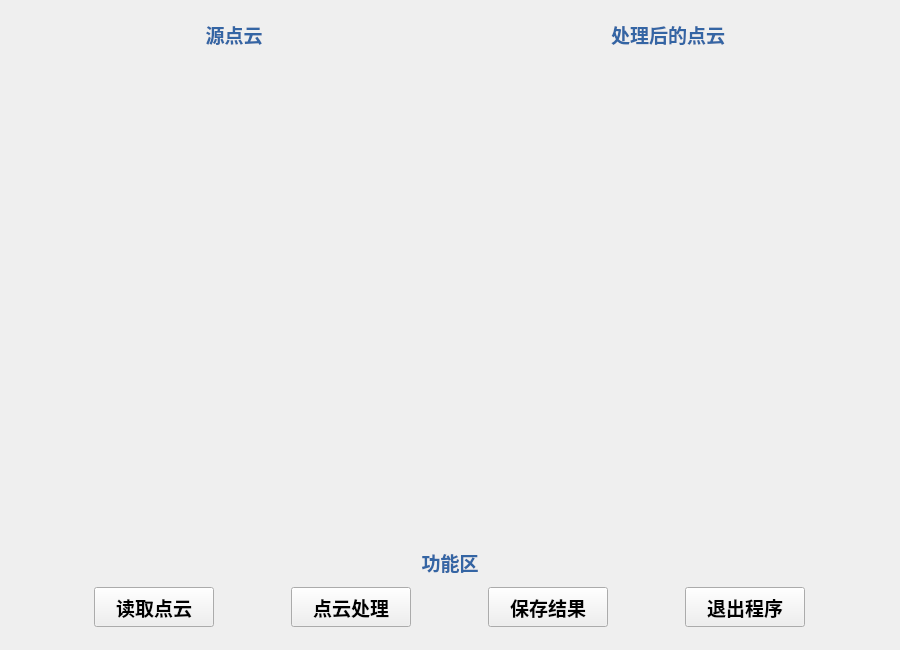
<?xml version="1.0" encoding="UTF-8"?>
<ui version="4.0">
 <class>mainWidget</class>
 <widget class="QWidget" name="mainWidget">
  <property name="geometry">
   <rect>
    <x>0</x>
    <y>0</y>
    <width>900</width>
    <height>650</height>
   </rect>
  </property>
  <property name="minimumSize">
   <size>
    <width>900</width>
    <height>650</height>
   </size>
  </property>
  <property name="windowTitle">
   <string>点云处理系统V1.0</string>
  </property>
  <layout class="QGridLayout" name="gridLayout_3">
   <item row="0" column="0">
    <widget class="QWidget" name="labelWidget" native="true">
     <property name="sizePolicy">
      <sizepolicy hsizetype="Preferred" vsizetype="Fixed">
       <horstretch>0</horstretch>
       <verstretch>0</verstretch>
      </sizepolicy>
     </property>
     <property name="minimumSize">
      <size>
       <width>880</width>
       <height>45</height>
      </size>
     </property>
     <layout class="QHBoxLayout" name="horizontalLayout_3">
      <item>
       <widget class="QLabel" name="srcCloudLabel">
        <property name="font">
         <font>
          <family>微软雅黑</family>
          <pointsize>14</pointsize>
         </font>
        </property>
        <property name="text">
         <string>&lt;html&gt;&lt;head/&gt;&lt;body&gt;&lt;p align=&quot;center&quot;&gt;&lt;span style=&quot; font-weight:600; color:#3465a4;&quot;&gt;源点云&lt;/span&gt;&lt;/p&gt;&lt;/body&gt;&lt;/html&gt;</string>
        </property>
       </widget>
      </item>
      <item>
       <widget class="QLabel" name="processedCloudLabel">
        <property name="font">
         <font>
          <family>微软雅黑</family>
          <pointsize>14</pointsize>
         </font>
        </property>
        <property name="text">
         <string>&lt;html&gt;&lt;head/&gt;&lt;body&gt;&lt;p align=&quot;center&quot;&gt;&lt;span style=&quot; font-weight:600; color:#3465a4;&quot;&gt;处理后的点云&lt;/span&gt;&lt;/p&gt;&lt;/body&gt;&lt;/html&gt;</string>
        </property>
       </widget>
      </item>
     </layout>
    </widget>
   </item>
   <item row="1" column="0">
    <layout class="QVBoxLayout" name="verticalLayout">
     <property name="spacing">
      <number>6</number>
     </property>
     <property name="leftMargin">
      <number>3</number>
     </property>
     <property name="topMargin">
      <number>3</number>
     </property>
     <property name="rightMargin">
      <number>3</number>
     </property>
     <property name="bottomMargin">
      <number>3</number>
     </property>
     <item>
      <layout class="QHBoxLayout" name="horizontalLayout_2">
       <property name="leftMargin">
        <number>5</number>
       </property>
       <property name="topMargin">
        <number>5</number>
       </property>
       <property name="rightMargin">
        <number>5</number>
       </property>
       <property name="bottomMargin">
        <number>5</number>
       </property>
       <item>
        <widget class="QVTKWidget" name="srcCloudWidget" native="true">
         <property name="minimumSize">
          <size>
           <width>400</width>
           <height>390</height>
          </size>
         </property>
        </widget>
       </item>
       <item>
        <widget class="QVTKWidget" name="rightCloudWidget" native="true">
         <property name="minimumSize">
          <size>
           <width>400</width>
           <height>390</height>
          </size>
         </property>
        </widget>
       </item>
      </layout>
     </item>
     <item>
      <widget class="QWidget" name="functionWidget" native="true">
       <property name="sizePolicy">
        <sizepolicy hsizetype="Preferred" vsizetype="Fixed">
         <horstretch>0</horstretch>
         <verstretch>0</verstretch>
        </sizepolicy>
       </property>
       <property name="minimumSize">
        <size>
         <width>400</width>
         <height>100</height>
        </size>
       </property>
       <property name="maximumSize">
        <size>
         <width>16777215</width>
         <height>100</height>
        </size>
       </property>
       <layout class="QVBoxLayout" name="verticalLayout_2">
        <item>
         <widget class="QLabel" name="functionAeraLabel">
          <property name="font">
           <font>
            <family>微软雅黑</family>
            <pointsize>14</pointsize>
            <weight>75</weight>
            <bold>true</bold>
           </font>
          </property>
          <property name="text">
           <string>&lt;html&gt;&lt;head/&gt;&lt;body&gt;&lt;p align=&quot;center&quot;&gt;&lt;span style=&quot; font-size:14pt; font-weight:600; color:#3465a4;&quot;&gt;功能区&lt;/span&gt;&lt;/p&gt;&lt;/body&gt;&lt;/html&gt;</string>
          </property>
         </widget>
        </item>
        <item>
         <layout class="QHBoxLayout" name="horizontalLayout">
          <item>
           <widget class="QPushButton" name="loadSrcPcdButton">
            <property name="sizePolicy">
             <sizepolicy hsizetype="Fixed" vsizetype="Fixed">
              <horstretch>0</horstretch>
              <verstretch>0</verstretch>
             </sizepolicy>
            </property>
            <property name="minimumSize">
             <size>
              <width>120</width>
              <height>40</height>
             </size>
            </property>
            <property name="font">
             <font>
              <family>微软雅黑</family>
              <pointsize>14</pointsize>
              <weight>75</weight>
              <bold>true</bold>
             </font>
            </property>
            <property name="styleSheet">
             <string notr="true">QPushButton
{
    /* 边框宽度 */  
    border-width:0.5px;  
}


/*鼠标悬浮时的效果*/
QPushButton:hover
{
	/*改变背景色*/
	
	background-color: rgb(186, 189, 182);
    padding-left:8px;
    padding-top:8px;
}
</string>
            </property>
            <property name="text">
             <string>读取点云</string>
            </property>
           </widget>
          </item>
          <item>
           <widget class="QPushButton" name="processButton">
            <property name="sizePolicy">
             <sizepolicy hsizetype="Fixed" vsizetype="Fixed">
              <horstretch>0</horstretch>
              <verstretch>0</verstretch>
             </sizepolicy>
            </property>
            <property name="minimumSize">
             <size>
              <width>120</width>
              <height>40</height>
             </size>
            </property>
            <property name="font">
             <font>
              <family>微软雅黑</family>
              <pointsize>14</pointsize>
              <weight>75</weight>
              <bold>true</bold>
             </font>
            </property>
            <property name="styleSheet">
             <string notr="true">QPushButton
{
    /* 边框宽度 */  
    border-width:0.5px;  
}


/*鼠标悬浮时的效果*/
QPushButton:hover
{
	/*改变背景色*/
	
	background-color: rgb(186, 189, 182);
    padding-left:8px;
    padding-top:8px;
}
</string>
            </property>
            <property name="text">
             <string>点云处理</string>
            </property>
           </widget>
          </item>
          <item>
           <widget class="QPushButton" name="saveButton">
            <property name="sizePolicy">
             <sizepolicy hsizetype="Fixed" vsizetype="Fixed">
              <horstretch>0</horstretch>
              <verstretch>0</verstretch>
             </sizepolicy>
            </property>
            <property name="minimumSize">
             <size>
              <width>120</width>
              <height>40</height>
             </size>
            </property>
            <property name="font">
             <font>
              <family>微软雅黑</family>
              <pointsize>14</pointsize>
              <weight>75</weight>
              <bold>true</bold>
             </font>
            </property>
            <property name="styleSheet">
             <string notr="true">QPushButton
{
    /* 边框宽度 */  
    border-width:0.5px;  
}


/*鼠标悬浮时的效果*/
QPushButton:hover
{
	/*改变背景色*/
	
	background-color: rgb(186, 189, 182);
    padding-left:8px;
    padding-top:8px;
}
</string>
            </property>
            <property name="text">
             <string>保存结果</string>
            </property>
           </widget>
          </item>
          <item>
           <widget class="QPushButton" name="exitButton">
            <property name="sizePolicy">
             <sizepolicy hsizetype="Fixed" vsizetype="Fixed">
              <horstretch>0</horstretch>
              <verstretch>0</verstretch>
             </sizepolicy>
            </property>
            <property name="minimumSize">
             <size>
              <width>120</width>
              <height>40</height>
             </size>
            </property>
            <property name="font">
             <font>
              <family>微软雅黑</family>
              <pointsize>14</pointsize>
              <weight>75</weight>
              <bold>true</bold>
             </font>
            </property>
            <property name="styleSheet">
             <string notr="true">QPushButton
{
    /* 边框宽度 */  
    border-width:0.5px;  
}


/*鼠标悬浮时的效果*/
QPushButton:hover
{
	/*改变背景色*/
	
	background-color: rgb(186, 189, 182);
    padding-left:8px;
    padding-top:8px;
}
</string>
            </property>
            <property name="text">
             <string>退出程序</string>
            </property>
           </widget>
          </item>
         </layout>
        </item>
       </layout>
      </widget>
     </item>
    </layout>
   </item>
  </layout>
 </widget>
 <customwidgets>
  <customwidget>
   <class>QVTKWidget</class>
   <extends>QWidget</extends>
   <header location="global">vtk-7.1/QVTKWidget.h</header>
   <container>1</container>
  </customwidget>
 </customwidgets>
 <resources/>
 <connections/>
</ui>
